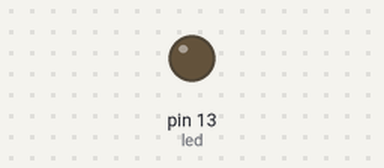
The sketch below on a simulated Arduino Uno, built with avr-gcc and run on an emulated ATmega328P. On the bench: output pins drawn as LEDs (lit = HIGH).

Above: at 0.3 s.
At 4.6 s:
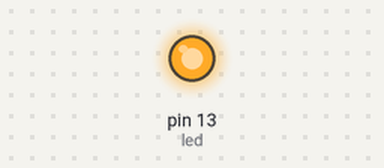
Timing chart, 0 to 7.2 s (numbered marks = the images above):
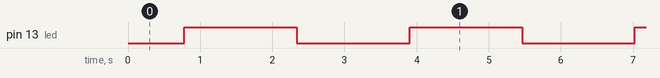

The sketch:

Fading_light.ino
```cpp
int led = 13;

void setup() {
  pinMode(led,OUTPUT);
}

void loop() {
  for (int fadeValue = 0 ; fadeValue <= 255; fadeValue += 5) {
    analogWrite(led, fadeValue);
    delay(30);
  }

  for (int fadeValue = 255 ; fadeValue >= 0; fadeValue -= 5) {
    analogWrite(led, fadeValue);
    delay(30);
  }
}
```

Measured:
- by itself, pin 13 (led): alternates HIGH for 1.6 s and LOW for 1.6 s
